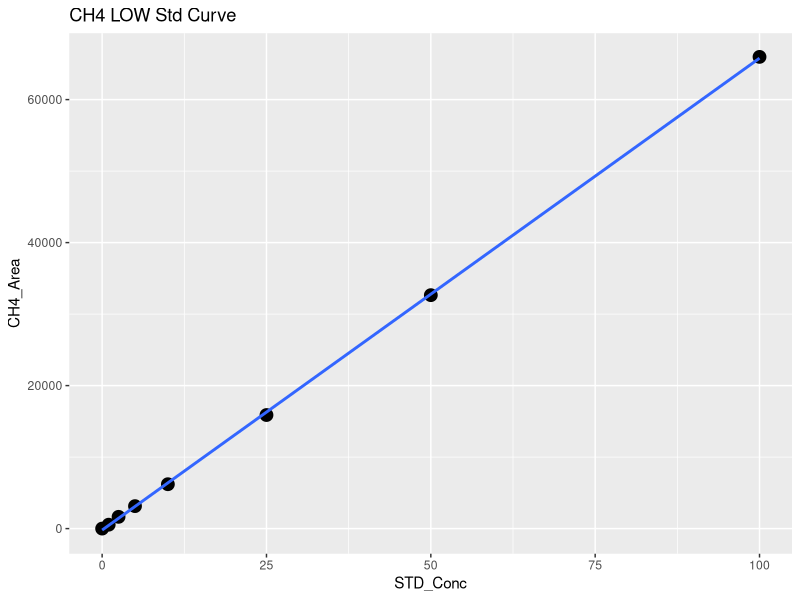
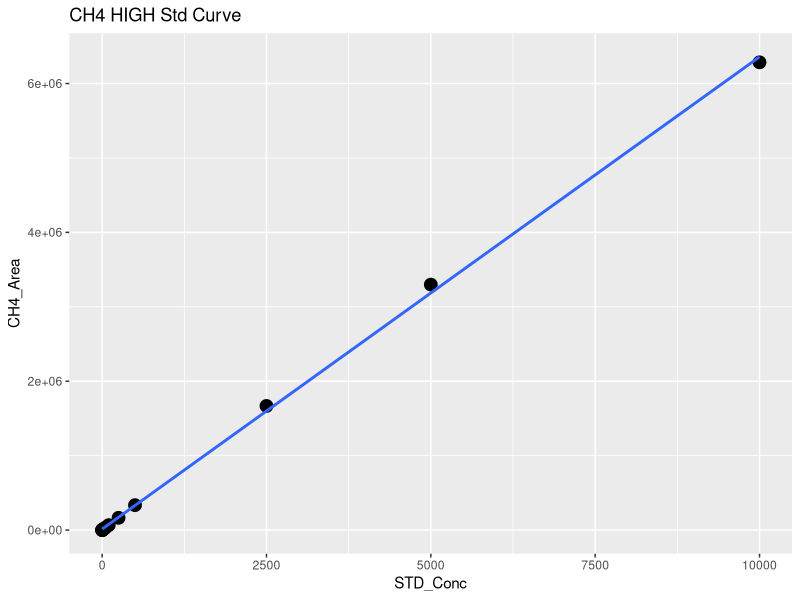
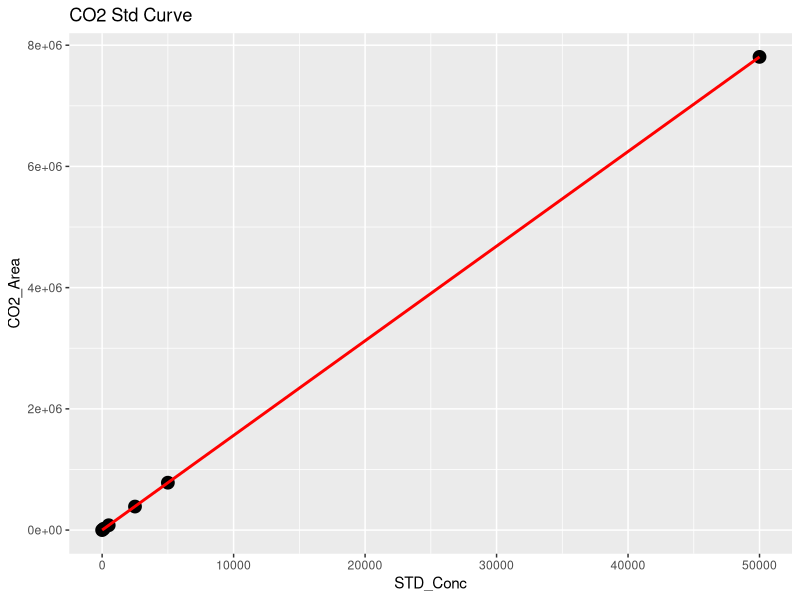
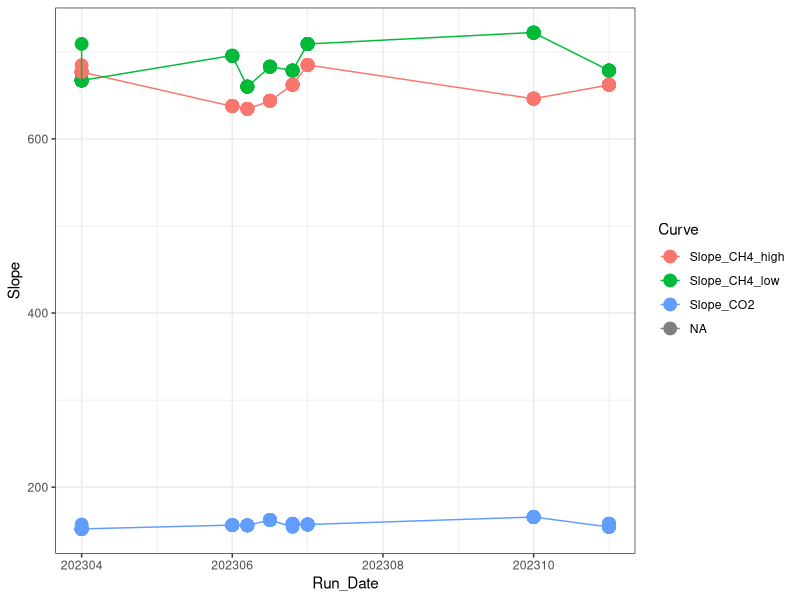

Generate these figures, in order, with R: (Note: this script raises an error after producing the figures.)
## ---- chunk 1
library(dplyr)
library(ggplot2)
library(ggpubr)
library(stringr)
library(readxl)
## ---- chunk 2

#Read in  Data 
raw <- read.csv("2023 Raw Data/TEMPEST_TGW_202306_T2-3am.csv")
head(raw)

#pull out methane standards
stds_ch4 <-  raw %>%  
  filter(str_detect(Sample_Type, "STD_CH4"))
#head(stds_ch4)

#split into high curve and low curve for CH4
stds_ch4_low <- stds_ch4  %>%  
  filter(!STD_Conc > 100)

#Low curve for CH4
CH4_Low <- ggplot(stds_ch4_low, aes(STD_Conc, CH4_Area)) + geom_point(size=4) + 
  geom_smooth(method = "lm", se = FALSE) + labs(title="CH4 LOW Std Curve")
CH4_Low

CH4_Low_lm <- lm(stds_ch4_low$CH4_Area ~ stds_ch4_low$STD_Conc)
summary(CH4_Low_lm)
cf <- coef(CH4_Low_lm)

#create data frame with 1 rows and 0 columns
Slope_CH4_low <- data.frame(matrix(ncol = 0, nrow = 1))
Slope_CH4_low$Curve <- "Slope_CH4_low"
Slope_CH4_low$R2 <- summary(CH4_Low_lm)$adj.r.squared
Slope_CH4_low$Slope <- cf[2]
Slope_CH4_low$Intercept <- cf[1]
#head(Slope_CH4_low)

#High curve for CH4
CH4_High <- ggplot(stds_ch4, aes(STD_Conc, CH4_Area)) + geom_point(size=4) + 
  geom_smooth(method = "lm", se = FALSE) + labs(title="CH4 HIGH Std Curve")
CH4_High

stds_ch4_lm <- lm(stds_ch4$CH4_Area ~ stds_ch4$STD_Conc)
summary(stds_ch4_lm)
cf <- coef(stds_ch4_lm)

#create data frame with 1 rows and 0 columns
Slope_CH4_high <- data.frame(matrix(ncol = 0, nrow = 1))
Slope_CH4_high$Curve <- "Slope_CH4_high"
Slope_CH4_high$R2 <- summary(stds_ch4_lm)$adj.r.squared
Slope_CH4_high$Slope <- cf[2]
Slope_CH4_high$Intercept <- cf[1]
#head(Slope_CH4_high)

#pull out co2 standards
stds_co2 <-  raw %>%  
  filter(str_detect(Sample_Type, "STD_CO2"))
#head(stds_co2)

#CO2 Curve
CO2_stds <- ggplot(stds_co2, aes(STD_Conc, CO2_Area)) + geom_point(size=4) + 
  geom_smooth(method = "lm", se = FALSE, color="red") + labs(title="CO2 Std Curve")
CO2_stds

stds_co2_lm <- lm(stds_co2$CO2_Area ~ stds_co2$STD_Conc)
summary(stds_co2_lm)
cf <- coef(stds_co2_lm)

#create data frame with 1 rows and 0 columns
Slope_CO2 <- data.frame(matrix(ncol = 0, nrow = 1))
Slope_CO2$Curve <- "Slope_CO2"
Slope_CO2$R2 <- summary(stds_co2_lm)$adj.r.squared
Slope_CO2$Slope <- cf[2]
Slope_CO2$Intercept <- cf[1]
#head(Slope_CO2)

#pull all the slopes together into one dataframe 
Slopes <- rbind(Slope_CH4_low, Slope_CH4_high, Slope_CO2)
#head(Slopes)

Slopes$Run_Date <- c(202306.2, 202306.2, 202306.2)

log <- read.csv("2023 Raw Data/COMPASS_TEMPEST_Varian_TGAS_QAQC_2023.csv")
head(log)
log <- log[ ,-c(1)]
log <- rbind(log, Slopes)

Slopes_chk <- ggplot(log, aes(Run_Date, Slope, col=Curve)) + geom_point(size=4) + geom_line() + theme_bw()
Slopes_chk

write.csv(log, "2023 Raw Data/COMPASS_TEMPEST_Varian_TGAS_QAQC_2023.csv")
## ---- chunk 3
#head(raw)

#pull out methane standards
Samples <-  raw %>%  
  filter(!str_detect(Sample_Type, "STD_CH4")) %>%  
  filter(!str_detect(Sample_Type, "STD_CO2")) %>%  
  filter(!str_detect(Sample_Type, "Blank")) %>%  
  filter(!str_detect(Sample_Type, "Chk_STD")) %>%  
   filter(!str_detect(Sample_Type, "CHKSTD")) %>%
  filter(!str_detect(Sample_Type, "CHK_STD")) %>%
  filter(!str_detect(Sample_Type, "NA"))
#head(Samples)

#Now flag any areas that are above the 100ppm area for CH4
Samples$CH4_Curve <- ifelse(Samples$CH4_Area >71000, "High", "Low")
#head(Samples)

#Calculate CH4 concentrations in ppm
Samples$CH4_Conc_ppm <- ifelse(Samples$CH4_Area >71000, (Samples$CH4_Area-Slope_CH4_high$Intercept)/Slope_CH4_high$Slope,                                       (Samples$CH4_Area-Slope_CH4_low$Intercept)/Slope_CH4_low$Slope )

#Calculate CO2 concentrations in ppm 
Samples$CO2_Conc_ppm <- ((Samples$CO2_Area-Slope_CO2$Intercept)/Slope_CO2$Slope) 

#head(Samples)

##########make flags for any dilutions needed 
#highest CH4 standard = 10000
#highest CO2 standard = 50000

Samples$CH4_Flag <- ifelse(Samples$CH4_Conc_ppm >10000, "Needs Dilution", "Within Range")
Samples$CO2_Flag <- ifelse(Samples$CO2_Conc_ppm >50000, "Needs Dilution", "Within Range")
#head(Samples)

## ---- chunk 4

chks <-  raw %>%  
  filter(!str_detect(Sample_Type, "STD_CH4")) %>%  
  filter(!str_detect(Sample_Type, "STD_CO2")) %>%  
  filter(!str_detect(Sample_Type, "Blank")) %>%  
  filter(!str_detect(Sample_Type, "Unknown")) %>%  
  filter(!str_detect(Sample_Type, "NA"))
#head(chks)

#Calculate CH4 concentrations in ppm
chks$CH4_Conc_ppm <- ifelse(chks$CH4_Area >71000, 
                      (chks$CH4_Area-Slope_CH4_high$Intercept)/Slope_CH4_high$Slope,                                       (chks$CH4_Area-Slope_CH4_low$Intercept)/Slope_CH4_low$Slope )

#Calculate CO2 concentrations in ppm 
chks$CO2_Conc_ppm <- ((chks$CO2_Area-Slope_CO2$Intercept)/Slope_CO2$Slope)



#change this if check standard concentrations are different 
level_ch4 <- 5      #ppm
level_co2 <- 1000   #ppm

#calculate percent difference of check standards 
chks$Ch4_diff <- ((chks$CH4_Conc_ppm - level_ch4)/((chks$CH4_Conc_ppm + level_ch4)/2)) * 100
chks$CH4_diff_flag <-  ifelse(chks$Ch4_diff <10, 'YES', 'NO, rerun')

chks$CO2_diff <- ((chks$CO2_Conc_ppm - level_co2)/((chks$CO2_Conc_ppm + level_co2)/2)) * 100
chks$CO2_diff_flag <-  ifelse(chks$CO2_diff <10, 'YES', 'NO, rerun')

#now plot the Ch4 concentrations and the CO2 concentrations vs. the expected concentration 
#then also make the color the percent difference between the expected and observed concentration 

ch4_chk <-  ggplot(data = chks, aes(x = Sample_ID, y = CH4_Conc_ppm, fill=CH4_diff_flag)) +
       geom_bar(stat = 'identity') + 
        scale_fill_manual(values=c("darkgrey","darkgreen" ))+
        theme_classic() + labs(x= " ", y="Percent Difference  (%)", title="Check Stds: CH4") + 
        theme(legend.position="bottom") +  geom_hline(yintercept=level_ch4, linetype="dashed", 
                color = "black", size=1)


co2_chk <-  ggplot(data = chks, aes(x = Sample_ID, y = CO2_Conc_ppm, fill=CO2_diff_flag)) +
       geom_bar(stat = 'identity') + 
        scale_fill_manual(values=c("darkgreen", "darkgrey"))+
        theme_classic() + labs(x= " ", y="Percent Difference  (%)", title="Check Stds: CO2") + 
        theme(legend.position="bottom") +  geom_hline(yintercept=level_co2, linetype="dashed", 
                color = "black", size=1)

ggarrange(ch4_chk, co2_chk, nrow=1, ncol=2)


## ---- chunk 5

#multiply the concentration by the dilution factor
Samples$CH4_Conc_ppm_dilcorr <- (Samples$CH4_Conc_ppm * Samples$Dilution_Factor)

Samples$CO2_Conc_ppm_dilcorr <- (Samples$CO2_Conc_ppm * Samples$Dilution_Factor)

#check results
#head(Samples)

#quick first look at the samples 
ch4_samples <-  ggplot(data = Samples, aes(x = Sample_ID, y = CH4_Conc_ppm, fill=CH4_Flag)) +
       geom_bar(stat = 'identity') + 
        scale_fill_manual(values=c("red", "darkgreen"))+ 
        theme_classic() + labs(x= " ", y="CH4 (ppm)", title="CH4: Green = Within Range") + 
        theme(legend.position="none") 


co2_samples <-  ggplot(data = Samples, aes(x = Sample_ID, y = CO2_Conc_ppm, fill=CO2_Flag)) +
       geom_bar(stat = 'identity') + 
        scale_fill_manual(values=c( "darkgreen", "red"))+
        theme_classic() + labs(x= " ", y="CO2 (ppm)", title="CO2: Green = Within Range") + 
        theme(legend.position="none") 

ggarrange(ch4_samples, co2_samples, nrow=1, ncol=2)


## ---- chunk 6

# Convert ppm CH4 to total umol CH4 in the sample headspace
# use Ideal Gas Law:  
#   hdsp umol CH4 = ppm CH4*(PV/RT) 
#      P = 1 (pressure in atm)
#      R = 0.082 (gas constant)
#      V = 0.015 (gas syringe volume in L)
#      T = "TempC" column value in Kelvin (equilibration temperature)

#set the volume used for the sample
volume = 0.02  #in Liters (samples are 20mL so 0.02mL )
TempC <-  25 #I am assuming 25C not sure how we want to handle this
IdealGas <- 0.08206

#Calculate CH4 concentrations in ppm
Samples$CH4_Conc_umol <- ifelse(Samples$G_W == "W",
                    ((Samples$CH4_Conc_ppm_dilcorr*((1*volume)/(0.08206*(TempC+273.15))))/(volume)),
                    (Samples$CH4_Conc_ppm_dilcorr*((1*volume)/(0.08206*(TempC+273.15)))))
Samples$CO2_Conc_umol <- ifelse(Samples$G_W == "W",
                    ((Samples$CO2_Conc_ppm_dilcorr*((1*volume)/(0.08206*(TempC+273.15))))/(volume)),
                    (Samples$CO2_Conc_ppm_dilcorr*((1*volume)/(0.08206*(TempC+273.15)))))

Samples$CH4_Conc_nmol <- Samples$CH4_Conc_umol * 1000
Samples$CO2_Conc_nmol <- Samples$CO2_Conc_umol * 1000

#quick first look at the samples 
ch4_samples1 <-  ggplot(data = Samples, aes(x = Sample_ID, y = CH4_Conc_nmol, fill=G_W)) +
       geom_bar(stat = 'identity') + 
        scale_fill_manual(values=c("purple","darkgrey", "darkblue"))+
        theme_classic() + labs(x= " ", y="CH4 (uM)", title="CH4: Blue = PW Sample") + 
        theme(legend.position="none") 


co2_samples1 <-  ggplot(data = Samples, aes(x = Sample_ID, y = CO2_Conc_nmol, fill=G_W)) +
       geom_bar(stat = 'identity') + 
        scale_fill_manual(values=c("purple","darkgrey", "darkblue"))+
        theme_classic() + labs(x= " ", y="CO2 (uM)", title="CO2: Blue = PW Sample") + 
        theme(legend.position="none") 

ggarrange(ch4_samples1, co2_samples1, nrow=1, ncol=2)

## ---- chunk 7
#check results
#head(Samples)

#pull out what we need 
Samples1 <- Samples[ ,c(1:3,6:18,22, 27:30)]
#head(Samples1)


write.csv(Samples1, "2023 Processed Data/COMPASS_TEMPEST_TGW_202306_T2-3am_Processed.csv")
